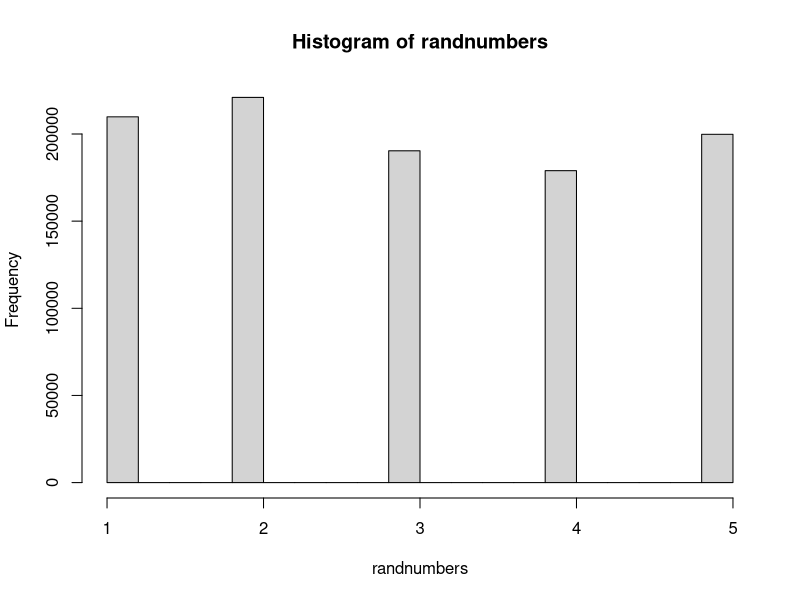
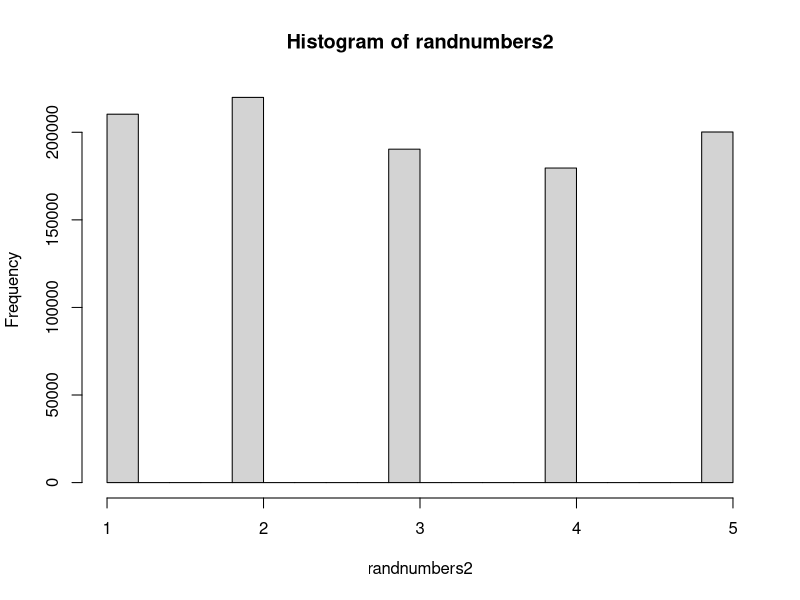

Write R code to recreate these figures, in order.
p = c(.21,.22,.19,.18,.2)
q = rep(.2, 5)
nsim = 10^6
c = 1.1
randnumbers = integer(nsim)
t1 = Sys.time()
for (i in 1 : nsim) {
	while (T) {
		x = ceiling(runif(1) * 5)
		if (runif(1)< p[x]/c/q[x]) {
			randnumbers[i] = x
			break
			}
	}
}
t2 = Sys.time()

hist(randnumbers)
nsim2 = ceiling(c * 1e6)
t3 = Sys.time()

randnumbers2 = ceiling(runif(nsim2) * 5)
u = runif(nsim2)
randnumbers2[p[randnumbers2]/c/q[randnumbers2]>u]->randnumbers2
length(randnumbers2)
t4 = Sys.time()

hist(randnumbers2)
c(t2-t1, t3 - t2)